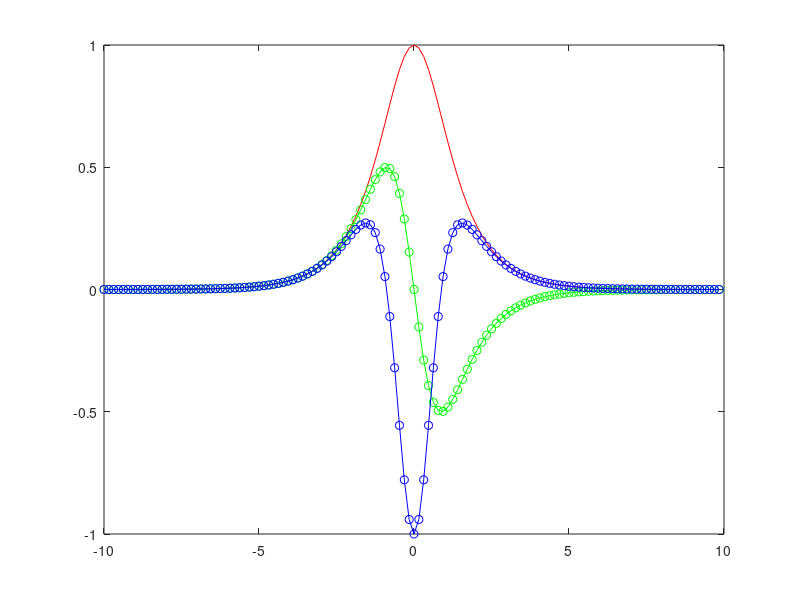
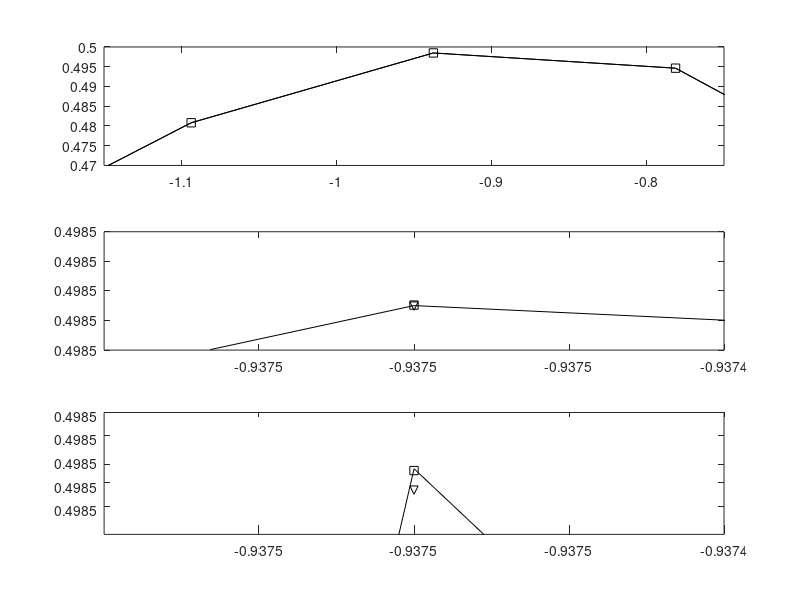

Source code (MATLAB) for these figures, in order:
clear all; close all; % close all variables and figures

L=20; %define the computational domain [-L/2,L/2]
n=128; % define the number of Fourier modes 2^n

x2=linspace(-L/2,L/2,n+1) %define the domain discretization
x=x2(1:n); %consider only the first n points; periodicity

dx=x(2)-x(2)  %dx value needed for finite difference
u=sech(x); %function to take a derivative of
ut=fft(u); %FFT the function
utshift=fftshift(ut); % shift FFT
k=(2*pi/L)*[0:(n/2-1) (-n/2):-1]; % k rescaled to 2pi domain

% FFT calculation of derivatives
ut1=i*k.*ut; % first derivative
ut2=-k.*k.*ut; % second derivative 
u1=real(ifft(ut1)); u2=real(ifft(ut2)); % inverse transform 
u1exact=-sech(x).*tanh(x); % analytic first derivative 
u2exact=sech(x)-2*sech(x).^3; % analytic second derivative

% Finite difference calculation of first derivative
% 2nd-order accurate 
ux(1)=(-3*u(1)+4*u(2)-u(3))/(2*dx); 
for j=2:n-1
    ux(j)=(u(j+1)-u(j-1))/(2*dx); 
end
ux(n)=(3*u(n)-4*u(n-1)+u(n-2))/(2*dx);
% 4th-order accurate 
ux2(1)=(-3*u(1)+4*u(2)-u(3))/(2*dx); 
ux2(2)=(-3*u(2)+4*u(3)-u(4))/(2*dx); 
for j=3:n-2
    ux2(j)=(-u(j+2)+8*u(j+1)-8*u(j-1)+u(j-2))/(12*dx); 
end
ux2(n-1)=(3*u(n-1)-4*u(n-2)+u(n-3))/(2*dx);
ux2(n)=(3*u(n)-4*u(n-1)+u(n-2))/(2*dx);


figure(1),plot(x,u,'r',x,u1,'g',x,u1exact,'go',x,u2,'b',x,u2exact,'bo') ;
figure(2),subplot(3,1,1), plot(x,u1exact,'ks-',x,u1,'k',x,ux,'ko',x,ux2,'k*') ;
axis([-1.15 -0.75 0.47 0.5]);
subplot(3,1,2), plot(x,u1exact,'ks-',x,u1,'kv',x,ux,'ko',x,ux2,'k*') ;
axis([-0.9376 -0.9374 0.49848 0.49850]);
subplot(3,1,3), plot(x,u1exact,'ks-',x,u1,'kv',x,ux,'ko',x,ux2,'k*') ;
axis([-0.9376 -0.9374 0.498487 0.498488]);